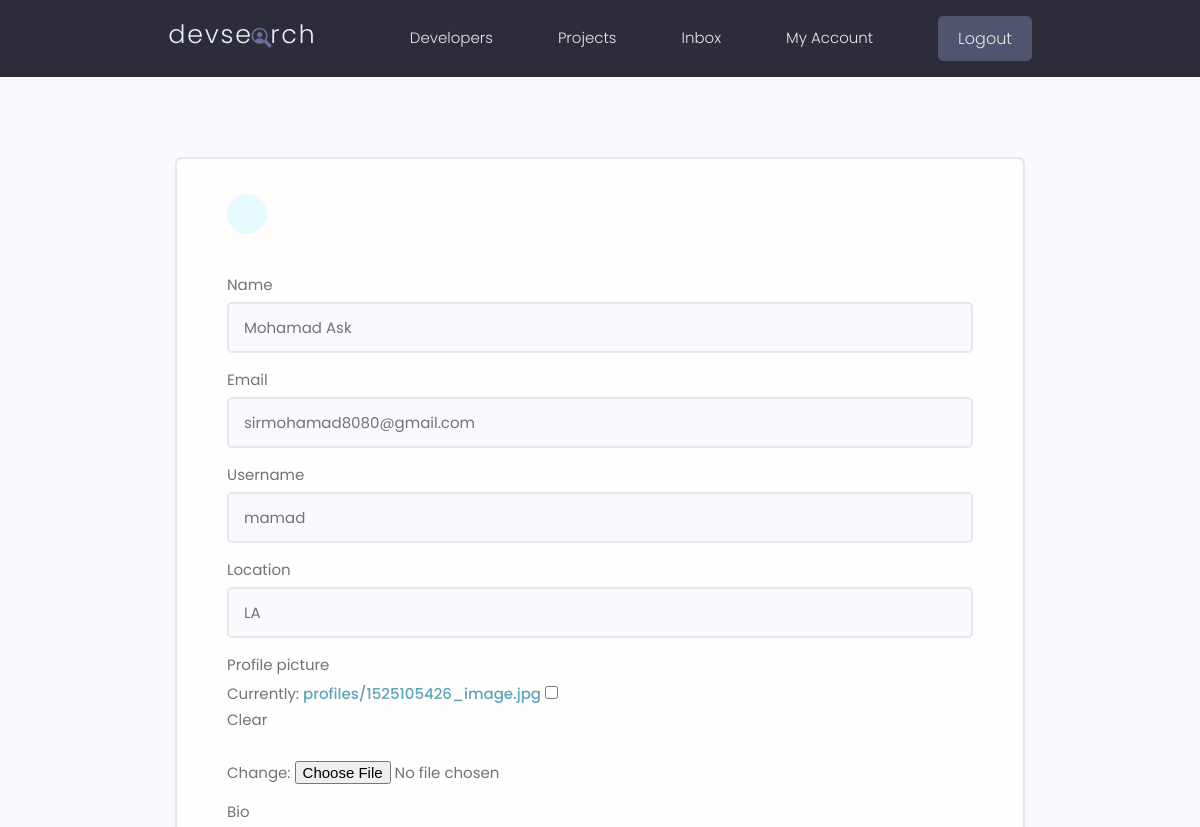
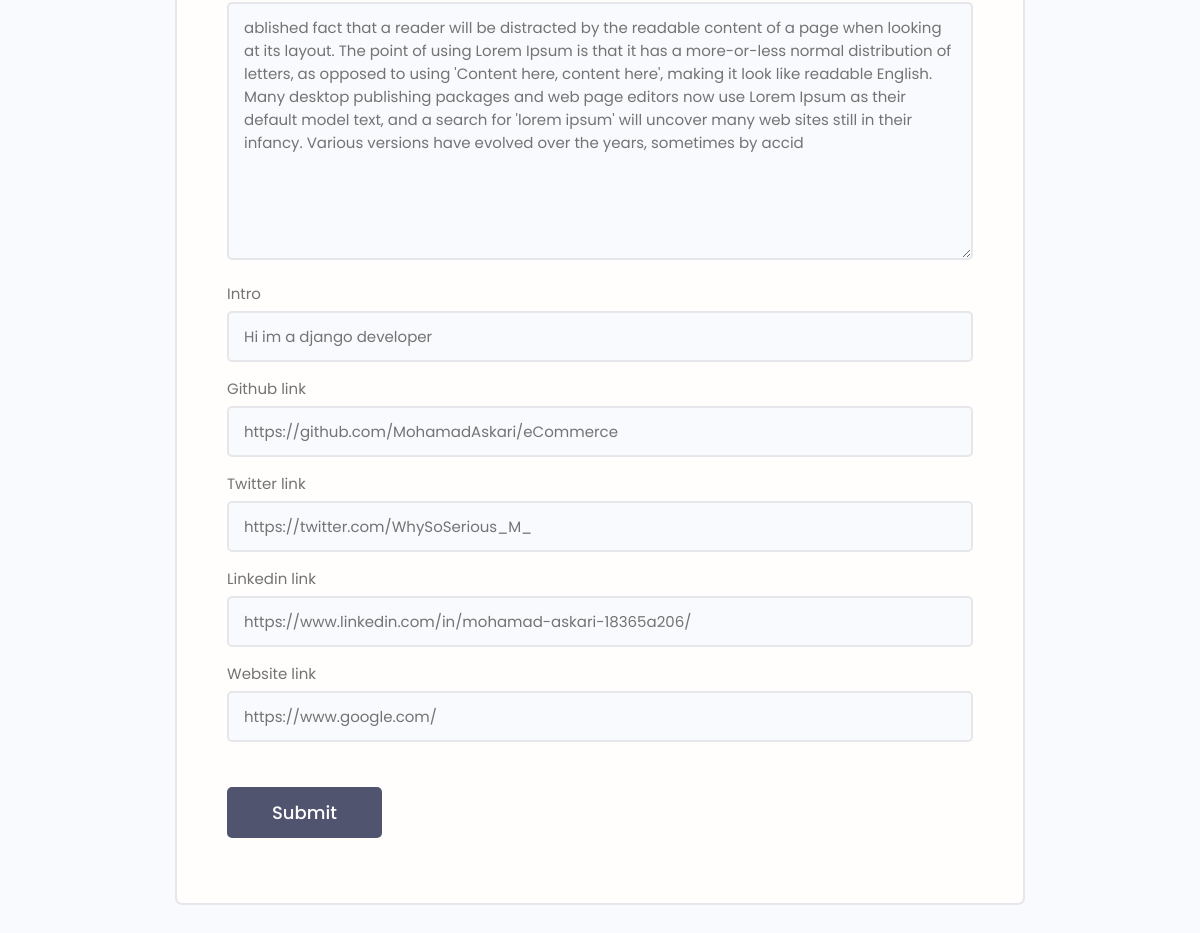
Page /edit-profile/ (signed in) on the committed database (2 pictures, top to bottom).
### users/models.py (models this page shows, shortened)
class Profile(models.Model):
    user = models.OneToOneField(User, on_delete=models.CASCADE, null=True, blank=True)
    name = models.CharField(max_length=200, null=True, blank=True)
    username = models.CharField(max_length=200, null=True, blank=True)
    location = models.CharField(max_length=200, null=True, blank=True)
    email = models.EmailField(max_length=400, null=True, blank=True)
    intro = models.CharField(max_length=200, null=True, blank=True)
    bio = models.TextField(null=True, blank=True)
    profile_picture = models.ImageField(null=True, blank=True, upload_to='profiles/', default='profiles/user-default.png')
    github_link = models.CharField(max_length=200, null=True, blank=True)
    twitter_link = models.CharField(max_length=200, null=True, blank=True)
    linkedin_link = models.CharField(max_length=200, null=True, blank=True)
    website_link = models.CharField(max_length=200, null=True, blank=True)
    creation_date = models.DateTimeField(auto_now_add=True)
    id = models.UUIDField(primary_key=True, unique=True, editable=False, default=uuid.uuid4)

### users/views.py (the view)
# urls.py: path('edit-profile/', views.editProfile, name='edit profile'),
@login_required(login_url='login')
def editProfile(request):
    profile = request.user.profile
    form = ProfileForm(instance=profile)
    if request.method == 'POST':
        form = ProfileForm(request.POST, request.FILES, instance=profile)
        if form.is_valid():
            form.save()
            return redirect('account')
    context = {'form':form}
    return render(request, 'users/edit profile.html', context)

### users/forms.py
class ProfileForm(ModelForm):
    class Meta:
        model = Profile
        fields = ['name', 'email', 'username', 'location', 'profile_picture', 'bio',
        'intro', 'github_link', 'twitter_link', 'linkedin_link', 'website_link']
    def __init__(self, *args, **kwargs):
        super(ProfileForm, self).__init__(*args, **kwargs)
        self.fields['name'].widget.attrs.update({'class':'input'})
        self.fields['email'].widget.attrs.update({'class':'input'})
        self.fields['username'].widget.attrs.update({'class':'input'})
        self.fields['location'].widget.attrs.update({'class':'input'})
        self.fields['profile_picture'].widget.attrs.update({'class':'input'})
        self.fields['bio'].widget.attrs.update({'class':'input'})
        self.fields['intro'].widget.attrs.update({'class':'input'})
        self.fields['github_link'].widget.attrs.update({'class':'input'})
        self.fields['twitter_link'].widget.attrs.update({'class':'input'})
        self.fields['linkedin_link'].widget.attrs.update({'class':'input'})
        self.fields['website_link'].widget.attrs.update({'class':'input'})

### users/templates/users/edit profile.html (shortened to what this page needs)
{% extends 'main.html' %}
{% block body %}
<main class="formPage my-xl">
    <div class="content-box">
        <div class="formWrapper">
            <a class="backButton" href="{% url 'account' %}"></a>
            <br>
            <form class="form" method="POST" action="{% url 'edit profile' %}" enctype="multipart/form-data">
                {% for field in form %}
                <div class="form__field">
                    <label for="formInput#text">{{field.label}}</label>
                    {{field}}
                </div>
                {% endfor %}
                <input class="btn btn--sub btn--lg  my-md" type="submit" value="Submit" />
            </form>
        </div>
    </div>
</main>
{% endblock %}

### static/styles/app.css (style rules this page uses)
:root { --color-sub: #2d2d39; }
.btn--sub { background-color: var(--color-sub-light); }
.content-box { width: 95%; max-width: 85rem; margin: 0 auto; }
.backButton { background: var(--color-main-light); color: var(--color-main); width: 4rem; height: 4rem; display: flex; align-items: center; justify-content: center; border-radius: 50%; }
.formPage .formWrapper { list-style: none; background: var(--color-white); padding: 3.5rem 5rem; border: 2px solid var(--color-light); border-radius: 0.7rem; }

### static/uikit/styles/modules/_variables.css (style rules this page uses)
:root { --color-main: #5aa5b9; --color-main-light: #e6faff; --color-sub: #3f4156; --color-sub-light: #51546e; --color-sub-lighter: #ededfd; --color-text: #737373; --color-gray: #8b8b8b; --color-light: #e5e7eb; --color-light-gray: #767676; --color-bg: #f8fafd; --color-white: #fffefd; --color-white-light: #f3f3f3; --color-success: #359e64; --color-success-bg: #def8e8; --color-error: #fc4b0b; --color-error-bg: #fff2ee; --font-base: 'Poppins', arial, helvetica, 'Segoe UI', roboto, ubuntu, sans-serif; --font-monospace: 'Fira Code', 'Courier New', courier, monospace; --font-regular: 300; --font-medium: 500; --font-bold: 700; --generic-shadow: 1px 1px 5px #00000010; --generic-transition: all 0.3s ease-in-out; }

### static/uikit/styles/modules/_base.css (style rules this page uses)
* { margin: 0; padding: 0; box-sizing: border-box; text-rendering: optimizeLegibility; color: inherit; font-size: inherit; }
html { font-size: 50%; }
@media only screen and (min-width: 480px) { html { font-size: 56.25%; } }
@media only screen and (min-width: 1200px) { html { font-size: 62.5%; } }
body { line-height: 1.6; font-weight: 400; font-size: 1.5rem; color: var(--color-text); background-color: var(--color-bg); min-height: 100vh; }

### static/uikit/styles/modules/_typography.css (style rules this page uses)
* { font-family: var(--font-base); }
a { padding-bottom: 2px; text-decoration: none; display: inline-block; color: var(--color-main); font-weight: var(--font-medium); }

### static/uikit/styles/modules/_utilities.css (style rules this page uses)
.my-md { margin: 3rem auto; }
.my-xl { margin: 8rem auto; }

### static/uikit/styles/modules/_button.css (style rules this page uses)
.btn { display: inline-block; position: relative; cursor: pointer; background-color: var(--color-light); font-weight: var(--font-medium); color: var(--color-sub); text-decoration: none; padding: 1rem 2rem; border-radius: 0.5rem; border: none; width: -webkit-fit-content; width: -moz-fit-content; width: fit-content; height: -webkit-fit-content; height: -moz-fit-content; height: fit-content; font-size: 1.6rem; outline-width: 0; outline-color: transparent; -webkit-backface-visibility: hidden; backface-visibility: hidden; transition: all 0.3s ease-in-out; }
.btn--sub { background-color: var(--color-sub); color: var(--color-white); }
.btn--lg { font-size: 1.8rem; padding: 1.2rem 4.5rem; }

### static/uikit/styles/modules/_form.css (style rules this page uses)
.form { display: block; }
.form__field { margin-top: 1.5rem; margin-bottom: 1.5rem; }
.form__label, .form__field > label { display: block; margin-bottom: 0.5rem; color: var(--color-text); }
input.input[type='text'], input.input[type='email'], input.input[type='password'], input.input[type='number'], textarea.input { min-width: 24rem; width: 100%; padding: 1.2rem 1.5rem; border-radius: 0.5rem; border: 2px solid var(--color-light); transition: all 0.3s ease-in-out; background-color: var(--color-bg); }

### rows in the picture
Profile: form "Mohamad Ask" "sirmohamad8080@gmail.com" "mamad" "LA" "ablished fact that a reader will be distracted by the readable content of a page when looking at its layout. The point of using Lorem Ipsum is that it has a more-or-less normal distribution of letters, as opposed to using 'Content here, content here', making it look like readable English. Many desktop publishing packages and web page editors now use Lorem Ipsum as their default model text, and a search for 'lorem ipsum' will uncover many web sites still in their infancy. Various versions have evolved over the years, sometimes by accid" "Hi im a django developer" "https://github.com/MohamadAskari/eCommerce" "https://twitter.com/WhySoSerious_M_" "https://www.linkedin.com/in/mohamad-askari-18365a206/" "https://www.google.com/"

### other values in the picture
{{ field.label }} "Name" "Email" "Username" "Location" "Profile picture" "Bio" "Intro" "Github link" "Twitter link" "Linkedin link" "Website link"
